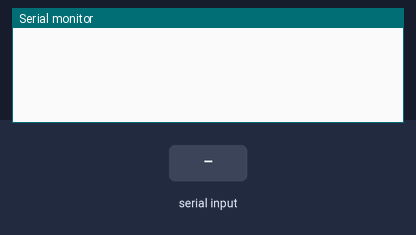
Bench run of a sketch on a simulated Arduino Mega 2560, built with avr-gcc and run on an emulated ATmega2560. Shown: the last lines printed to the serial monitor. The inputs (shaded band) are chosen by the test bench.

Above: at 1.2 s.
1.3 s: "a" received over Serial
At 2.3 s:
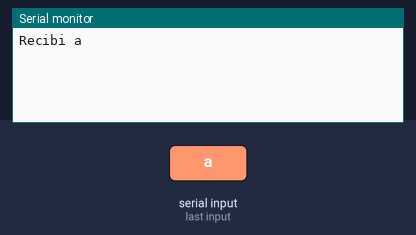
2.8 s: "b" received over Serial
At 3.4 s:
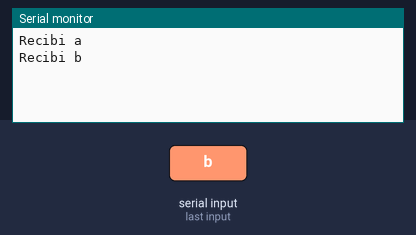

The sketch:

code1.ino
```cpp
void setup() {
  Serial.begin(9600);
}

void loop() {
  if(Serial.available()>0){
    char c = Serial.read();
    if (c == 'a'){
      Serial.println("Recibi a");
    }
    if(c == 'b'){
      Serial.println("Recibi b");
    }
  }
}
```

Measured:
- after the input at 1.3 s, the serial monitor: prints a new line at once (image 1)
- after the input at 2.8 s, the serial monitor: prints a new line at once (image 2)
